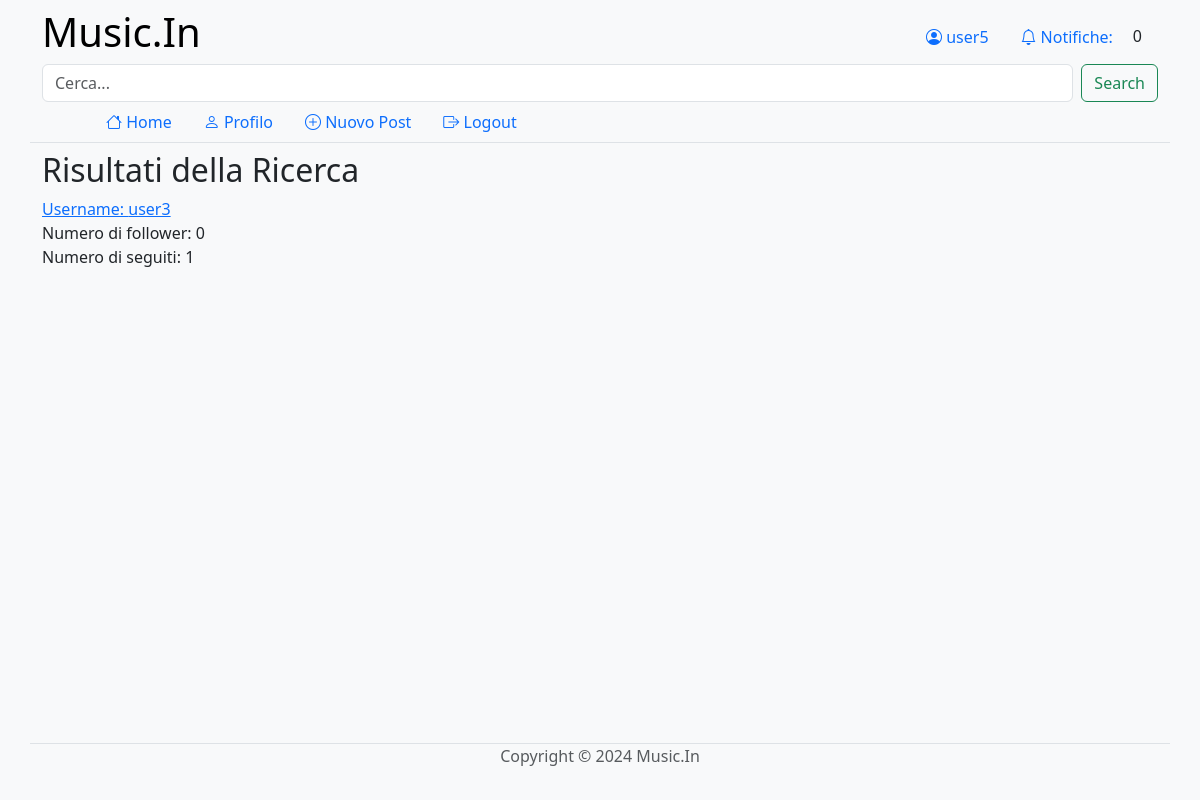
The app's page /search.php?user_id=3 (signed in), older data.
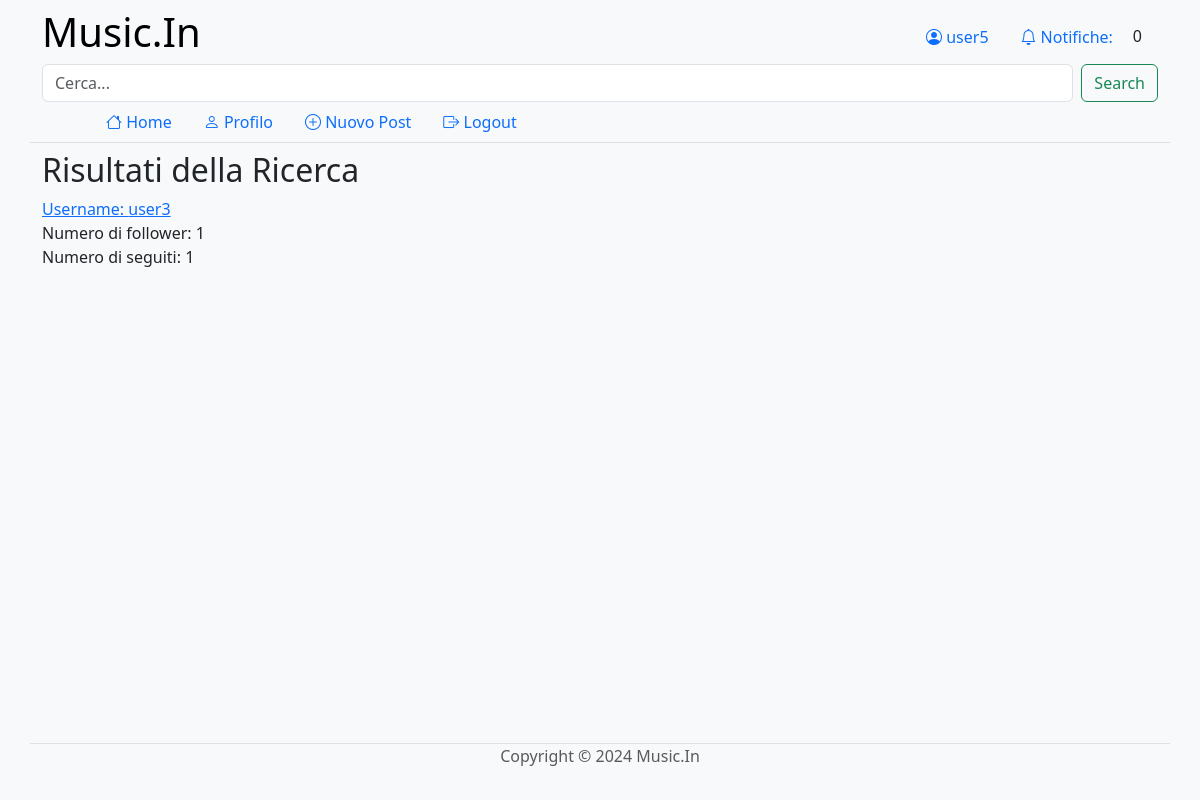
The same page, newer data.
### tables this page shows
create table users (
     `id` int not null AUTO_INCREMENT,
     `username` varchar(255) not null,
     `password` varchar(255) not null,
     `email` varchar(255) not null,
     `name` varchar(255),
     `surname` varchar(255),
     `image` varchar(255),
     `genre_id` int,
     constraint `IDUser` primary key (`id`),
     unique key `username` (`username`),
     unique key `email` (`email`));

### search.php (called while the page is built, shortened)
<?php
require_once __DIR__ . '/bootstrap.php';
$searchTerm = isset($_GET['user_id']) ? $_GET['user_id'] : '';
$users = [];
if (!empty($searchTerm)) {
    try {
        if (is_numeric($searchTerm)) {
            $stmt = $dbh->getConnection()->prepare("
                SELECT u.id, u.username, u.name, u.surname,
                       COUNT(DISTINCT f1.follower_id) AS followers_count,
                       COUNT(DISTINCT f2.followed_id) AS followings_count
                FROM users u
                LEFT JOIN follows f1 ON u.id = f1.followed_id
                LEFT JOIN follows f2 ON u.id = f2.follower_id
                WHERE u.id = :user_id
                GROUP BY u.id, u.username, u.name, u.surname
            ");
            $stmt->bindValue(':user_id', $searchTerm, PDO::PARAM_INT);
        }
        $stmt->execute();
        $users = $stmt->fetchAll(PDO::FETCH_ASSOC);
    } catch (PDOException $e) {
        die("Errore durante l'esecuzione della query: " . $e->getMessage());
    }
}
$templateParams = [
    "title" => "Risultati della Ricerca",
    "name" => "search",
    "users" => $users
];
require __DIR__ . '/template/base.php';
?>

### db/connessione-db.php (called while the page is built)
<?php
require_once(__DIR__ . "/dbhelper.php");
$servername = "localhost";
$username = "root";
$password = "";
$dbname = "music_in";
$port = 3306;
$dbh = new DatabaseHelper($servername, $username, $password, $dbname, $port);
?>

### db/dbhelper.php (called while the page is built, shortened)
<?php
class DatabaseHelper {
    private $conn;
    public function __construct($servername, $username, $password, $dbname, $port) {
        try {
            $this->conn = new PDO("mysql:host=$servername;dbname=$dbname;port=$port", $username, $password);
            $this->conn->setAttribute(PDO::ATTR_ERRMODE, PDO::ERRMODE_EXCEPTION);
            $this->conn->exec("SET NAMES utf8mb4");
        } catch(PDOException $e) {
            echo "Connessione al database fallita: " . $e->getMessage();
            die();
        }
    }
    public function getConnection() {
        return $this->conn;
    }
}
?>

### template/search.php (the view, shortened to what this page needs)
<h2><?php echo htmlspecialchars($templateParams["title"]); ?></h2>
<?php foreach ($templateParams["users"] as $user): ?>
    <div>
        <a href="profile.php?id=<?php echo $user['id']; ?>">
            Username: <?php echo htmlspecialchars($user['username']); ?><br>
        </a>
        Numero di follower: <?php echo $user['followers_count']; ?><br>
        Numero di seguiti: <?php echo $user['followings_count']; ?><br>
    </div>
    <br>
<?php endforeach; ?>

Row changes from the older to the newer data that the page shows:
changed users "user3": followers_count "0" → "1"
